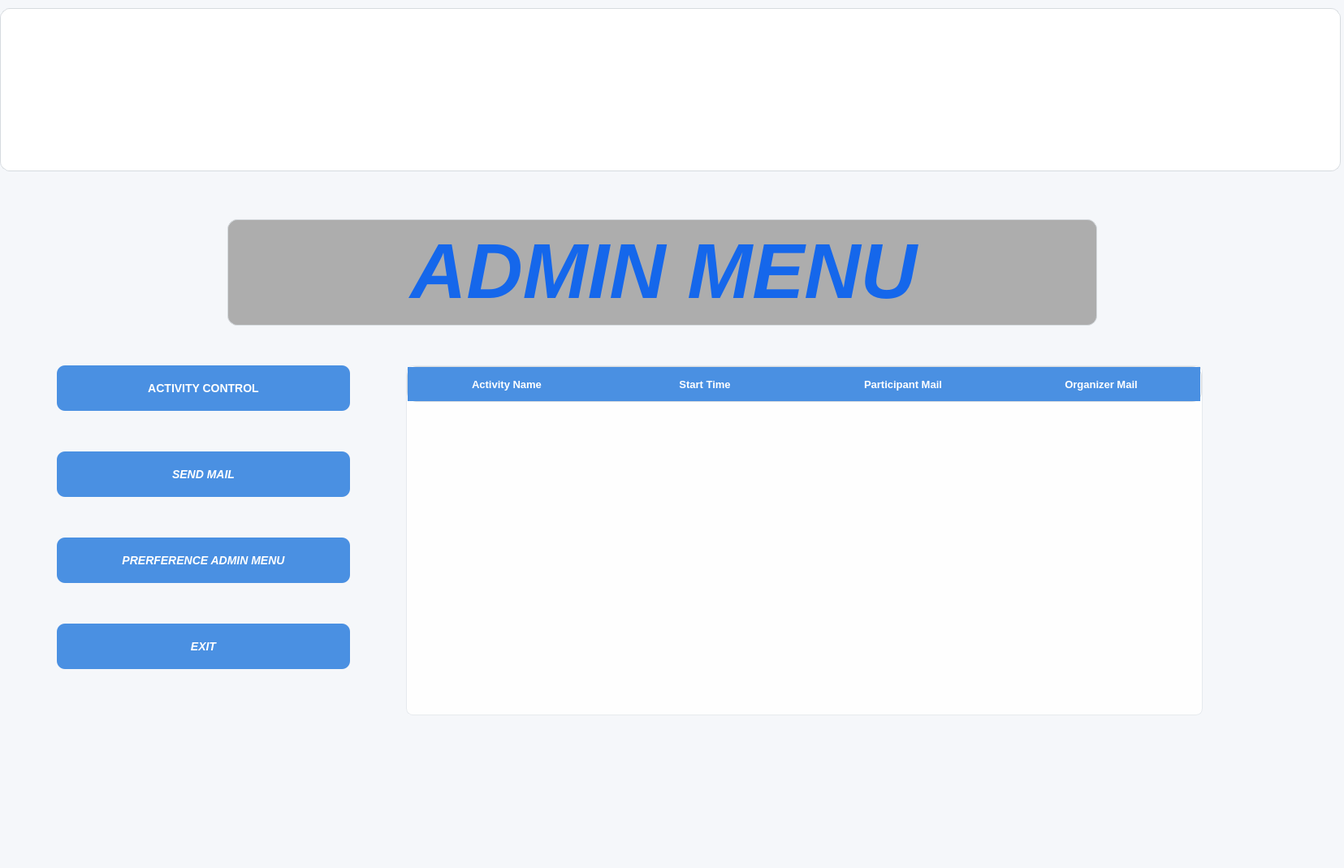
<?xml version="1.0" encoding="UTF-8"?>
<ui version="4.0">
 <class>MainWindow</class>
 <widget class="QMainWindow" name="MainWindow">
  <property name="geometry">
   <rect>
    <x>0</x>
    <y>0</y>
    <width>1655</width>
    <height>1069</height>
   </rect>
  </property>
  <property name="sizePolicy">
   <sizepolicy hsizetype="Expanding" vsizetype="Preferred">
    <horstretch>0</horstretch>
    <verstretch>0</verstretch>
   </sizepolicy>
  </property>
  <property name="minimumSize">
   <size>
    <width>4</width>
    <height>5</height>
   </size>
  </property>
  <property name="maximumSize">
   <size>
    <width>16777215</width>
    <height>16777215</height>
   </size>
  </property>
  <property name="windowTitle">
   <string>MainWindow</string>
  </property>
  <property name="layoutDirection">
   <enum>Qt::LeftToRight</enum>
  </property>
  <property name="styleSheet">
   <string notr="true">
/* ===========================
   CRM v2 - Azure Theme (QSS)
   ===========================
   Primary: #4A90E2
   Secondary: #2E4053
   Background: #F5F7FA
   Accent: #50E3C2
   Danger: #E74C3C
   Success: #27AE60
   Font: Segoe UI / system sans-serif fallback
*/

/* Global widget defaults */
QWidget {
    background-color: #F5F7FA;
    color: #2C3E50;
    font-family: &quot;Segoe UI&quot;, &quot;Helvetica Neue&quot;, Arial, sans-serif;
    font-size: 13px;
}

/* ---------- Frames / Cards ---------- */
QFrame {
    background-color: #FFFFFF;
    border-radius: 12px;
    border: 1px solid #D6DBDF;
}

/* Centered card with subtle shadow (if using QGraphicsDropShadowEffect it will enhance) */
QWidget#card, QFrame#card {
    background-color: #FFFFFF;
    border-radius: 12px;
    border: 1px solid #E6E9EC;
}

/* ---------- Labels ---------- */
QLabel#title, QLabel.title {
    font-size: 20px;
    font-weight: 700;
    color: #2C3E50;
}

QLabel#subtitle, QLabel.subtitle {
    font-size: 12px;
    color: #6C7A89;
}

/* Status labels */
QLabel#error, QLabel#lblLoginStatus.error {
    color: #E74C3C;
    font-style: italic;
    font-size: 12px;
}

QLabel#success, QLabel#lblLoginStatus.success {
    color: #27AE60;
    font-style: italic;
    font-size: 12px;
}

/* ---------- Line Edits (Input fields) ---------- */
QLineEdit, QTextEdit, QPlainTextEdit {
    background-color: #FFFFFF;
    border: 1px solid #D0D6DD;
    border-radius: 8px;
    padding: 8px 10px;
    selection-background-color: #4A90E2;
    selection-color: #FFFFFF;
    outline: none;
    min-height: 34px;
}

/* Focused input */
QLineEdit:focus, QTextEdit:focus, QPlainTextEdit:focus {
    border: 1px solid #4A90E2;
    box-shadow: none;
}

/* Placeholder text color (Qt handles placeholder via palette; this helps for preview) */
QLineEdit[placeholderText=&quot;true&quot;] { color: #B0B0B0; }

/* ---------- Push Buttons ---------- */
QPushButton {
    background-color: #4A90E2;
    color: #FFFFFF;
    border-radius: 10px;
    padding: 8px 14px;
    min-height: 40px;
    min-width: 120px;
    border: none;
    font-weight: 600;
    font-size: 14px;
}

/* Secondary / ghost button */
QPushButton[variant=&quot;secondary&quot;] {
    background-color: transparent;
    color: #2C3E50;
    border: 1px solid #D6DBDF;
}

/* Accent button */
QPushButton[variant=&quot;accent&quot;] {
    background-color: #50E3C2;
    color: #FFFFFF;
    border-radius: 10px;
}

/* Danger button */
QPushButton[variant=&quot;danger&quot;] {
    background-color: #E74C3C;
    color: #FFFFFF;
}

/* Hover and pressed */
QPushButton:hover {
    background-color: #357ABD;
}

QPushButton:pressed {
    background-color: #2C5E91;
    padding-top: 2px;
}

/* Disabled state */
QPushButton:disabled {
    background-color: #E9EEF6;
    color: #9AA7B8;
    border: 1px solid #E2E8F0;
}

/* ---------- Table (QTableWidget / QTableView) ---------- */
QTableWidget, QTableView {
    background-color: rgba(255,255,255,0.9);
    border: 1px solid #E6EAEE;
    border-radius: 8px;
    gridline-color: #E9EEF2;
    selection-background-color: #4A90E2;
    selection-color: #FFFFFF;
}

/* Header */
QHeaderView::section {
    background-color: #4A90E2;
    color: #FFFFFF;
    padding: 8px;
    border: none;
    font-weight: 700;
    font-size: 13px;
}

/* Alternate row color */
QTableWidget::item {
    padding: 6px;
}

/* ---------- ComboBox ---------- */
QComboBox {
    background-color: #FFFFFF;
    border: 1px solid #D0D6DD;
    border-radius: 8px;
    padding: 6px 10px;
    min-height: 34px;
}
QComboBox::drop-down {
    subcontrol-origin: padding;
    subcontrol-position: top right;
    width: 28px;
    border-left: none;
}
QComboBox QAbstractItemView {
    selection-background-color: #4A90E2;
}

/* ---------- Scroll Bars (simple, unobtrusive) ---------- */
QScrollBar:vertical {
    background: transparent;
    width: 10px;
    margin: 0px 0px 0px 0px;
}
QScrollBar::handle:vertical {
    background: #D0D6DD;
    min-height: 20px;
    border-radius: 5px;
}
QScrollBar::handle:vertical:hover {
    background: #B5C2D6;
}

/* ---------- Tabs ---------- */
QTabWidget::pane {
    border: 1px solid #E6EAEE;
    border-radius: 8px;
    background: #FFFFFF;
}
QTabBar::tab {
    background: transparent;
    padding: 8px 12px;
    border-radius: 6px;
}
QTabBar::tab:selected {
    background: #4A90E2;
    color: #FFFFFF;
}

/* ---------- ToolButton (icon buttons) ---------- */
QToolButton {
    background: transparent;
    border: none;
}

/* ---------- Small helpers ---------- */
QLabel.subtle {
    color: #7F8C97;
    font-size: 12px;
}

QLabel.muted {
    color: #95A5A6;
    font-size: 12px;
}

/* ---------- Dialog / Message Box overrides ---------- */
QMessageBox QPushButton {
    min-width: 100px;
    min-height: 36px;
}

/* ---------- Utility classes (use setProperty or objectName to toggle) ---------- */
/* Example usage in code:
   lbl.setObjectName(&quot;lblLoginStatus&quot;)
   lbl.setProperty(&quot;state&quot;, &quot;error&quot;)  -&gt; then use QLabel[state=&quot;error&quot;] { ... }
*/
QLabel[state=&quot;error&quot;] {
    color: #E74C3C;
}
QLabel[state=&quot;success&quot;] {
    color: #27AE60;
}

/* End of style sheet */
</string>
  </property>
  <widget class="QWidget" name="centralwidget">
   <widget class="QWidget" name="formLayoutWidget">
    <property name="geometry">
     <rect>
      <x>70</x>
      <y>450</y>
      <width>361</width>
      <height>431</height>
     </rect>
    </property>
    <layout class="QFormLayout" name="formLayout">
     <property name="horizontalSpacing">
      <number>111</number>
     </property>
     <property name="verticalSpacing">
      <number>50</number>
     </property>
     <item row="1" column="0" colspan="2">
      <widget class="QPushButton" name="mailGonder">
       <property name="minimumSize">
        <size>
         <width>148</width>
         <height>56</height>
        </size>
       </property>
       <property name="font">
        <font>
         <family>Segoe UI</family>
         <pointsize>-1</pointsize>
         <italic>true</italic>
         <bold>true</bold>
         <strikeout>false</strikeout>
         <kerning>true</kerning>
        </font>
       </property>
       <property name="mouseTracking">
        <bool>true</bool>
       </property>
       <property name="styleSheet">
        <string notr="true">QPushButton:hover{background-color: #99B3B7;}
QPushButton:hover {
	font-style: italic;
    color: black;
    font-size: 19px;
    font-weight: bold;}</string>
       </property>
       <property name="text">
        <string>SEND MAIL</string>
       </property>
      </widget>
     </item>
     <item row="2" column="0" colspan="2">
      <widget class="QPushButton" name="tercihlerAdmin">
       <property name="font">
        <font>
         <family>Segoe UI</family>
         <pointsize>-1</pointsize>
         <italic>true</italic>
         <bold>true</bold>
         <strikeout>false</strikeout>
         <kerning>true</kerning>
        </font>
       </property>
       <property name="mouseTracking">
        <bool>true</bool>
       </property>
       <property name="styleSheet">
        <string notr="true">QPushButton:hover{background-color: #99B3B7;}
QPushButton:hover {
	font-style: italic;
    color: black;
    font-size: 19px;
    font-weight: bold;}</string>
       </property>
       <property name="text">
        <string>PRERFERENCE ADMIN MENU</string>
       </property>
      </widget>
     </item>
     <item row="3" column="0" colspan="2">
      <widget class="QPushButton" name="exit">
       <property name="font">
        <font>
         <family>Segoe UI</family>
         <pointsize>-1</pointsize>
         <italic>true</italic>
         <bold>true</bold>
         <strikeout>false</strikeout>
         <kerning>true</kerning>
        </font>
       </property>
       <property name="mouseTracking">
        <bool>true</bool>
       </property>
       <property name="styleSheet">
        <string notr="true">QPushButton:hover{background-color: #99B3B7;}
QPushButton:hover {
	font-style: italic;
    color: black;
    font-size: 19px;
    font-weight: bold;}</string>
       </property>
       <property name="text">
        <string>EXIT</string>
       </property>
      </widget>
     </item>
     <item row="0" column="0" colspan="2">
      <widget class="QPushButton" name="etkinlikButon">
       <property name="minimumSize">
        <size>
         <width>148</width>
         <height>56</height>
        </size>
       </property>
       <property name="font">
        <font>
         <family>Segoe UI</family>
         <pointsize>-1</pointsize>
         <italic>false</italic>
         <bold>true</bold>
         <strikeout>false</strikeout>
         <kerning>true</kerning>
        </font>
       </property>
       <property name="mouseTracking">
        <bool>true</bool>
       </property>
       <property name="styleSheet">
        <string notr="true">QPushButton:hover{background-color: #99B3B7;}
QPushButton:hover {
	font-style: italic;
    color: black;
    font-size: 19px;
    font-weight: bold;}</string>
       </property>
       <property name="text">
        <string>ACTIVITY CONTROL</string>
       </property>
      </widget>
     </item>
    </layout>
   </widget>
   <widget class="QLabel" name="label">
    <property name="geometry">
     <rect>
      <x>280</x>
      <y>270</y>
      <width>1071</width>
      <height>131</height>
     </rect>
    </property>
    <property name="autoFillBackground">
     <bool>false</bool>
    </property>
    <property name="styleSheet">
     <string notr="true">background-color: rgb(173, 173, 173);</string>
    </property>
    <property name="frameShape">
     <enum>QFrame::NoFrame</enum>
    </property>
    <property name="frameShadow">
     <enum>QFrame::Plain</enum>
    </property>
    <property name="text">
     <string>&lt;html&gt;&lt;head/&gt;&lt;body&gt;&lt;p align=&quot;center&quot;&gt;&lt;span style=&quot; font-size:72pt; font-weight:900; font-style:italic; color:#1567eb;&quot;&gt;ADMIN MENU&lt;/span&gt;&lt;/p&gt;&lt;/body&gt;&lt;/html&gt;</string>
    </property>
   </widget>
   <widget class="QTableWidget" name="tableWidget">
    <property name="geometry">
     <rect>
      <x>500</x>
      <y>450</y>
      <width>981</width>
      <height>431</height>
     </rect>
    </property>
    <property name="sizePolicy">
     <sizepolicy hsizetype="Maximum" vsizetype="Maximum">
      <horstretch>0</horstretch>
      <verstretch>0</verstretch>
     </sizepolicy>
    </property>
    <property name="maximumSize">
     <size>
      <width>16777215</width>
      <height>16777215</height>
     </size>
    </property>
    <property name="font">
     <font>
      <family>Segoe UI</family>
      <pointsize>-1</pointsize>
     </font>
    </property>
    <property name="toolTip">
     <string/>
    </property>
    <property name="whatsThis">
     <string/>
    </property>
    <property name="layoutDirection">
     <enum>Qt::LeftToRight</enum>
    </property>
    <property name="styleSheet">
     <string notr="true"/>
    </property>
    <attribute name="horizontalHeaderVisible">
     <bool>true</bool>
    </attribute>
    <attribute name="horizontalHeaderMinimumSectionSize">
     <number>33</number>
    </attribute>
    <attribute name="horizontalHeaderDefaultSectionSize">
     <number>244</number>
    </attribute>
    <attribute name="horizontalHeaderHighlightSections">
     <bool>true</bool>
    </attribute>
    <attribute name="horizontalHeaderShowSortIndicator" stdset="0">
     <bool>false</bool>
    </attribute>
    <attribute name="horizontalHeaderStretchLastSection">
     <bool>false</bool>
    </attribute>
    <column>
     <property name="text">
      <string>Activity Name</string>
     </property>
     <property name="font">
      <font>
       <pointsize>15</pointsize>
       <bold>true</bold>
      </font>
     </property>
    </column>
    <column>
     <property name="text">
      <string>Start Time</string>
     </property>
     <property name="font">
      <font>
       <pointsize>15</pointsize>
       <bold>true</bold>
      </font>
     </property>
    </column>
    <column>
     <property name="text">
      <string>Participant Mail</string>
     </property>
     <property name="font">
      <font>
       <pointsize>15</pointsize>
       <bold>true</bold>
      </font>
     </property>
    </column>
    <column>
     <property name="text">
      <string>Organizer Mail</string>
     </property>
     <property name="font">
      <font>
       <pointsize>15</pointsize>
       <bold>true</bold>
      </font>
     </property>
    </column>
   </widget>
   <widget class="QLabel" name="label_2">
    <property name="geometry">
     <rect>
      <x>0</x>
      <y>10</y>
      <width>1651</width>
      <height>201</height>
     </rect>
    </property>
    <property name="text">
     <string/>
    </property>
    <property name="pixmap">
     <pixmap>logo.png</pixmap>
    </property>
    <property name="scaledContents">
     <bool>true</bool>
    </property>
   </widget>
  </widget>
  <widget class="QMenuBar" name="menubar">
   <property name="geometry">
    <rect>
     <x>0</x>
     <y>0</y>
     <width>1655</width>
     <height>24</height>
    </rect>
   </property>
  </widget>
  <widget class="QStatusBar" name="statusbar"/>
 </widget>
 <resources/>
 <connections/>
</ui>
